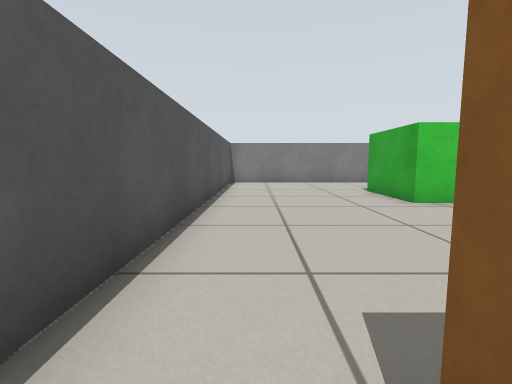
View 1 (above)

16 first-person views from a walk through a robot-simulator world made for Gazebo. The camera is 0.51 m above the floor, tilts 6° down and sees 85° across. The floor is counted in squares, 0.5 m on a side. Each view is taken from the middle of a square. On the plan, view 1 faces up. The plan holds only what a view shows up to about 11 squares ahead; the rest is blank.

View 2
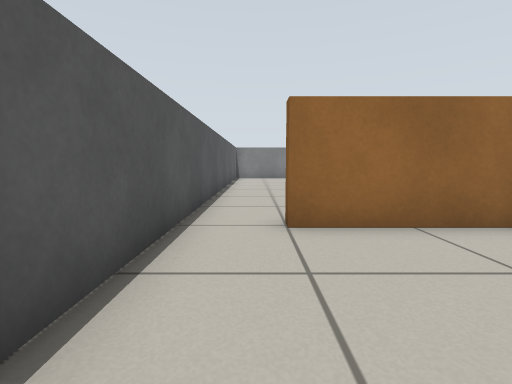

View 3
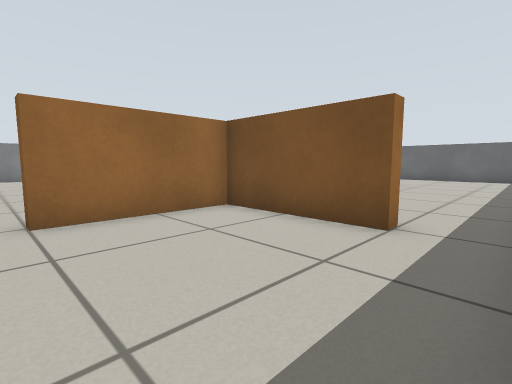

View 4
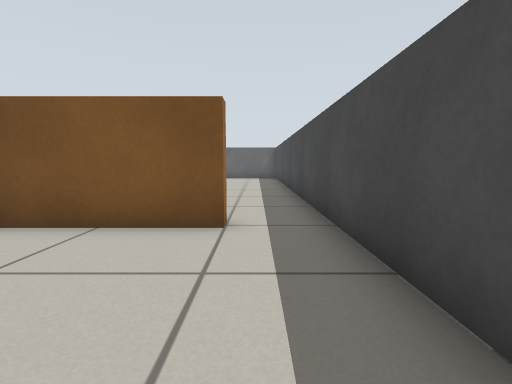

View 5
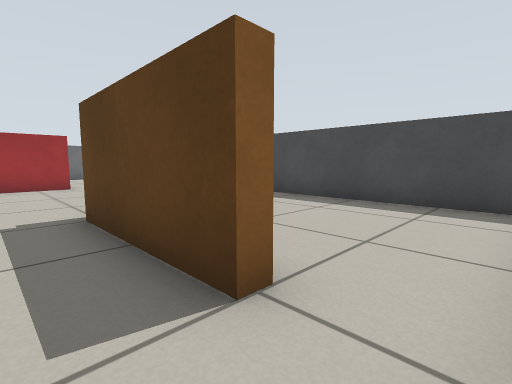

View 6
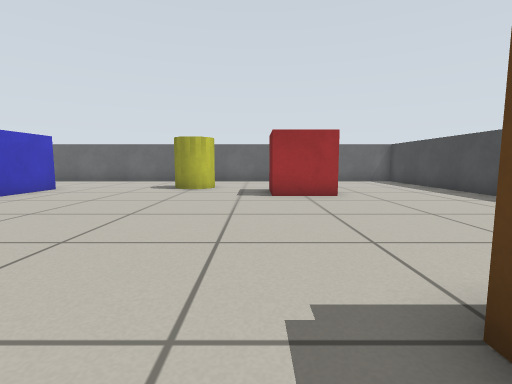

View 7
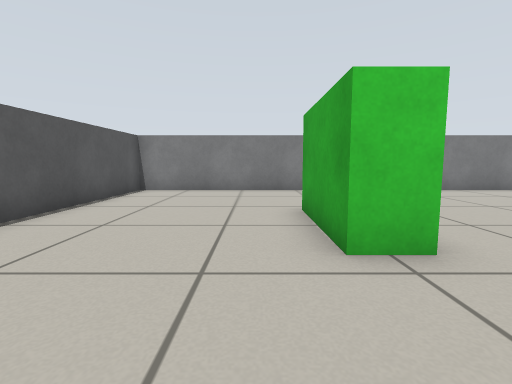

View 8
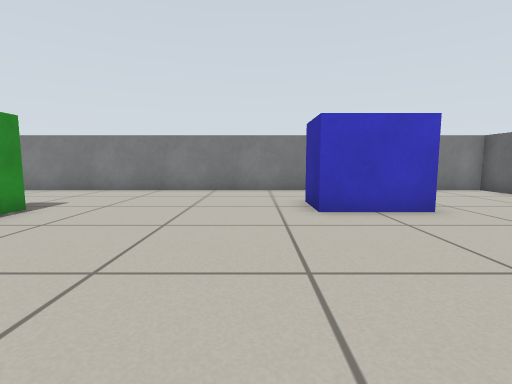

View 9
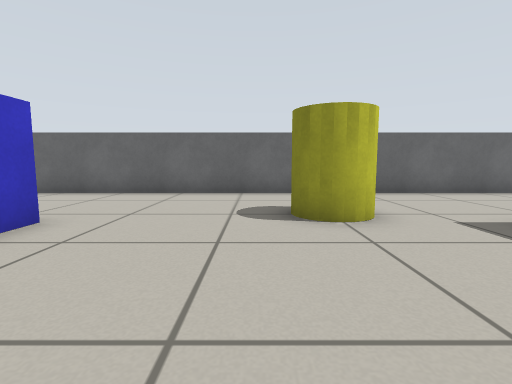

View 10
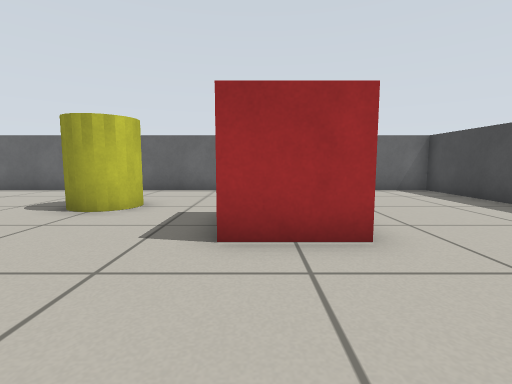

View 11
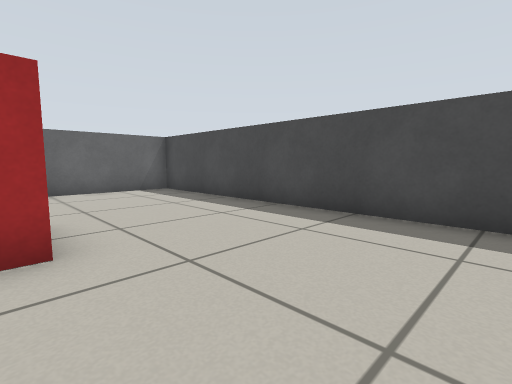

View 12
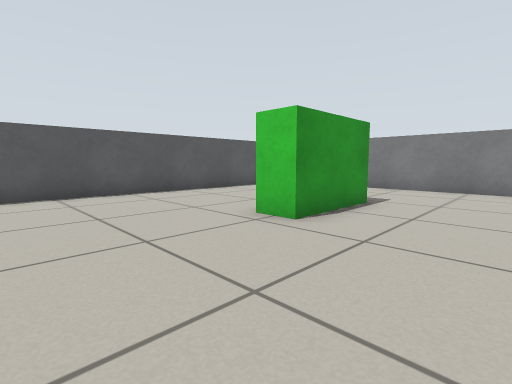

View 13
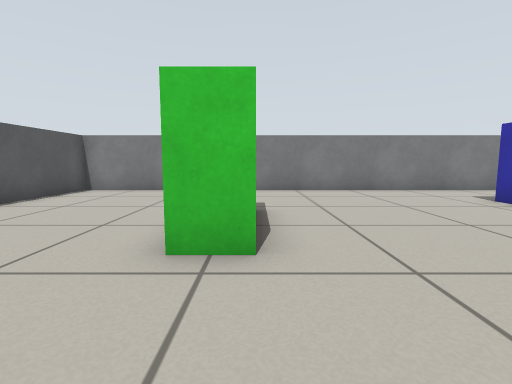

View 14
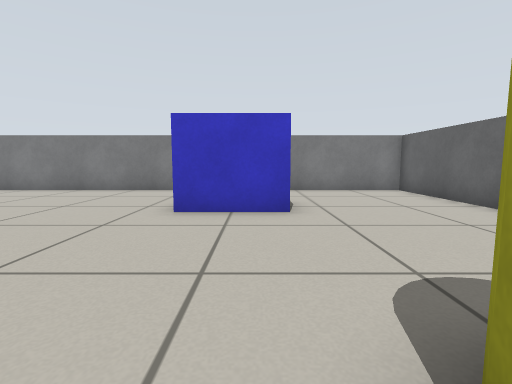

View 15
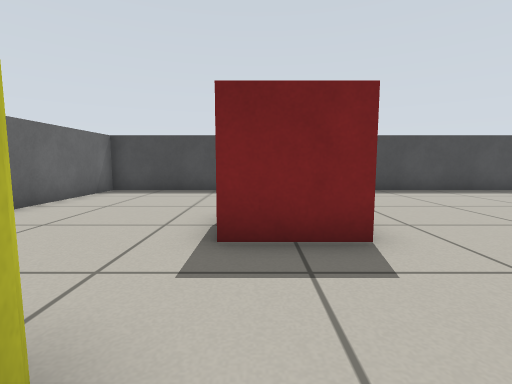

View 16
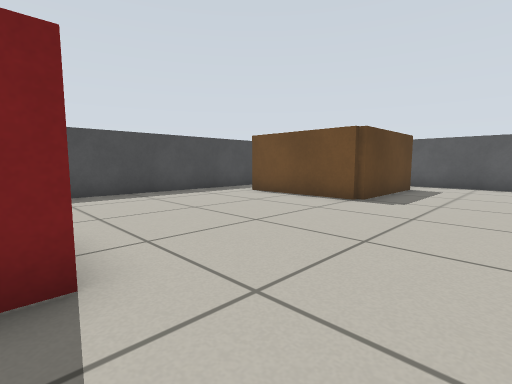

### Floor plan
Points are (right, up) in squares from view 1. A wall is a line through its corners. A room is listed if a view was taken in it or the views show most of it. See-through windows are left out.
Room 1 (views 1, 2, 3, 4)
walls: (-0.8, -5.3) (4.4, -5.3); (4.7, -3.5) (4.3, -3.5) (4.3, 0.3) (0.5, 0.3); (-1.3, 0.4) (-1.3, -2.8)
ways out: opening at (-0.5, 1) to room 2; opening at (5, -4.5) to room 2
Room 2 (views 5, 6, 7, 8, 9, 10, 11, 12, 13, 14, 15, 16)
walls: (0.5, 0.3) (0.5, 0.7) (4.7, 0.7) (4.7, -3.5); (4.4, -5.3) (18.3, -5.3) (18.3, 14.3) (-1.3, 14.3) (-1.3, 0.4)
ways out: opening at (-0.5, 1) to room 1; opening at (5, -4.5) to room 1
objects: green box (4, 7) to (5, 10); red box (12, 0) to (13, 1); blue box (12, 10) to (13, 11); yellow cylinder (14, 4) to (15, 5)

Positions as (right, up) in squares from view 1, and headings:
1: (0, 0), facing up
2: (0, -4), facing up
3: (0, -5), facing up-right
4: (0, -4), facing right
5: (-1, 2), facing down-right
6: (3, 2), facing right
7: (3, 4), facing up
8: (10, 4), facing up
9: (9, 6), facing right
10: (8, 1), facing right
11: (8, 0), facing down-right
12: (8, 3), facing up-left
13: (5, 4), facing up
14: (13, 4), facing up
15: (13, 5), facing down
16: (12, 4), facing down-left
